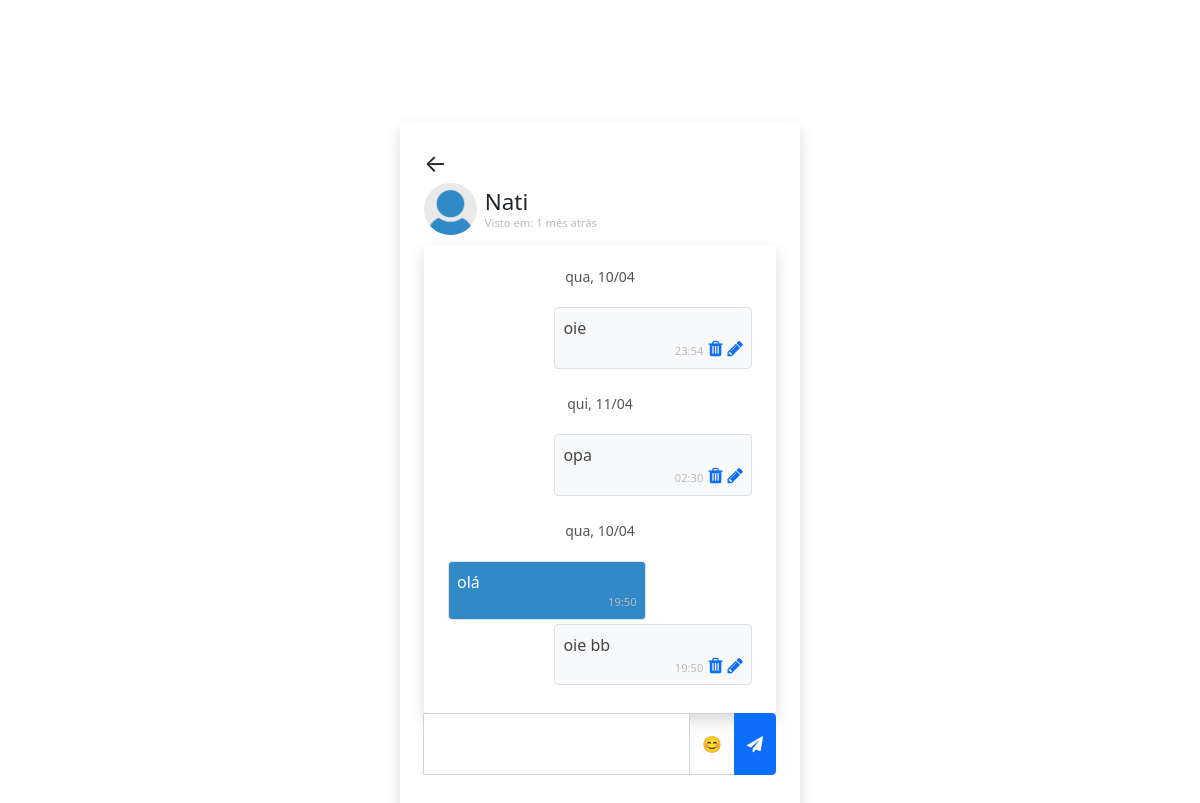
/chat.php?user=nati@gmail.com (signed in), run on the app's committed database.
### tables this page shows
CREATE TABLE `users` (
  `user_id` int(11) NOT NULL,
  `name` varchar(255) NOT NULL,
  `username` varchar(255) NOT NULL,
  `password` varchar(1000) NOT NULL,
  `p_p` varchar(255) DEFAULT 'user-default.png',
  `visto` timestamp NOT NULL DEFAULT current_timestamp(),
  `hobbies` text DEFAULT NULL,
  `profession` varchar(255) DEFAULT NULL,
  `age` int(11) DEFAULT NULL,
  `biography` text DEFAULT NULL
);

CREATE TABLE `chats` (
  `chat_id` int(11) NOT NULL,
  `from_id` int(11) NOT NULL,
  `to_id` int(11) NOT NULL,
  `message` text NOT NULL,
  `is_group_message` tinyint(1) NOT NULL DEFAULT 0,
  `opened` tinyint(1) NOT NULL DEFAULT 0,
  `created_at` datetime NOT NULL DEFAULT current_timestamp()
);

### app/helpers/user.php (called while the page is built)
<?php
function getUser($username, $conn){
   $sql = "SELECT * FROM users
           WHERE username=?";
   $stmt = $conn->prepare($sql);
   $stmt->execute([$username]);
   if ($stmt->rowCount() === 1) {
   	 $user = $stmt->fetch();
   	 return $user;
   }else {
   	$user = [];
   	return $user;
   }
}

### app/helpers/timeAgo.php (called while the page is built, shortened)
<?php
function last_seen($datetime) {
    $timestamp = strtotime($datetime);
    $strTime = array("segundo", "minuto", "hora", "dia", "mês", "ano");
    $length = array("60","60","24","30","12","10");
    $currentTime = time();
    if ($currentTime >= $timestamp) {
        $diff = $currentTime - $timestamp;
        for ($i = 0; $diff >= $length[$i] && $i < count($length)-1; $i++) {
            $diff = $diff / $length[$i];
        }
        $diff = round($diff);
        if ($diff == 0) {
            return 'Ativo Agora';
        } else if ($diff > 1) {
            return $diff . " " . $strTime[$i] . "s atrás";
        } else {
            return $diff . " " . $strTime[$i] . " atrás";
        }
    }
}
?>

### app/helpers/chat.php (called while the page is built)
<?php
function getChats($id_1, $id_2, $conn){
   $sql = "SELECT * FROM chats
           WHERE (from_id=? AND to_id=?)
           OR    (to_id=? AND from_id=?)
           ORDER BY chat_id ASC";
    $stmt = $conn->prepare($sql);
    $stmt->execute([$id_1, $id_2, $id_1, $id_2]);
    if ($stmt->rowCount() > 0) {
    	$chats = $stmt->fetchAll();
    	return $chats;
    }else {
    	$chats = [];
    	return $chats;
    }
}

### chat.php (the view, shortened to what this page needs)
<?php
  if (isset($_SESSION['username'])) {
  	include 'app/db.conn.php';
  	include 'app/helpers/user.php';
  	include 'app/helpers/chat.php';
  	include 'app/helpers/timeAgo.php';
  	$chatWith = getUser($_GET['user'], $conn);
  	$chats = getChats($_SESSION['user_id'], $chatWith['user_id'], $conn);
      function isPrimeiraMensagemDoDia($dataAtual, $ultimaData) {
        return $ultimaData === null || $dataAtual->format('Y-m-d') !== $ultimaData->format('Y-m-d');
    }
    function formatarData($data) {
        $diasDaSemana = [
            'Sun' => 'dom',
            'Mon' => 'seg',
            'Tue' => 'ter',
            'Wed' => 'qua',
            'Thu' => 'qui',
            'Fri' => 'sex',
            'Sat' => 'sab'
        ];
        $diaSemanaIngles = strftime('%a', $data->getTimestamp());
        $diaSemanaPortugues = $diasDaSemana[$diaSemanaIngles] ?? $diaSemanaIngles;
        return $diaSemanaPortugues . strftime(', %d/%m', $data->getTimestamp());
    }
?>
<!DOCTYPE html>
<html lang="pt-br">
<head>
	<link href="https://cdn.jsdelivr.net/npm/bootstrap@5.0.1/dist/css/bootstrap.min.css" rel="stylesheet">
	<link rel="stylesheet"
	      href="css/style.css">
    <link rel="stylesheet" href="https://cdnjs.cloudflare.com/ajax/libs/font-awesome/5.15.1/css/all.min.css">
	<link rel="stylesheet" href="https://cdnjs.cloudflare.com/ajax/libs/font-awesome/4.7.0/css/font-awesome.min.css">
</head>
<body class="d-flex justify-content-center align-items-center vh-100">
    <div class="w-400 shadow p-4 rounded">
        <a href="home.php" class="fs-4 link-dark">←</a>
        <div class="d-flex align-items-center">
    <img src="uploads/perfis/<?=$chatWith['p_p']?>" class="w-15 rounded-circle">
    <h3 class="display-4 fs-sm m-2">
    <?=$chatWith['name']?>
    <br>
        <small class="d-block">
            <?php
            $lastSeenText = last_seen($chatWith['visto']);
            if ($lastSeenText == 'Ativo Agora') {
                echo '<span class="online"></span> Online';
            } else {
                echo 'Visto em: ' . $lastSeenText;
            }
            ?>
        </small>
    </h3>
</div>
        <div class="shadow p-4 rounded d-flex flex-column mt-2 chat-box" id="chatBox">
    <?php
    $ultimaData = null;
    foreach ($chats as $chat) {
        $dataAtual = new DateTime($chat['created_at']);
        $horaMensagem = $dataAtual->format('H:i');
        if (isPrimeiraMensagemDoDia($dataAtual, $ultimaData)) {
            $dataFormatada = formatarData($dataAtual);
            echo '<div class="data-mensagem">' . $dataFormatada . '</div>';
            $ultimaData = $dataAtual;
        }
        echo '<p class="' . ($chat['from_id'] == $_SESSION['user_id'] ? 'rtext align-self-end' : 'ltext') . ' border rounded p-2 mb-1">';
        echo htmlspecialchars($chat['message'], ENT_QUOTES, 'UTF-8');
        if ($chat['from_id'] == $_SESSION['user_id']) {
            echo '<small class="d-block">' . $horaMensagem;
            echo '<span class="azuli message-actions">';
            echo '<i class="fa fa-trash icon" onclick="deleteMessage(' . $chat['chat_id'] . ')" title="Excluir mensagem"></i>';
            echo '<i class="fa fa-pencil icon" onclick="editMessage(' . $chat['chat_id'] . ', \'' . addslashes($chat['message']) . '\')" title="Editar mensagem"></i>';
            echo '</span></small>';
        } else {
            echo '<small class="d-block">' . $horaMensagem . '</small>';
        }
        echo '</p>';
    }
    ?>
</div>
<div class="input-group mb-3">
    <textarea cols="3" id="message" class="form-control"></textarea>
    <button onclick="toggleEmojiMenu()" class="btn btn-outline-secondary">
        😊
    </button>
    <button class="btn btn-primary" id="sendBtn">
        <i class="fa fa-paper-plane"></i>
    </button>
</div>
    </div>
 </body>
 </html>
<?php
  }else{
  	header("Location: index.php");
   	exit;
  }
 ?>

### css/style.css (style rules this page uses)
.vh-100 { min-height: 100vh; }
.w-400 { width: 400px; }
a { text-decoration: none; }
.w-15 { width: 15%; }
.fs-sm { font-size: 1.4rem; }
small { color: #bbb; font-size: 0.7rem; text-align: right; }
.chat-box { overflow-y: auto; overflow-x: hidden; max-height: 50vh; }
.rtext { width: 65%; background: #f8f9fa; color: #444; }
.ltext { width: 65%; background: #3289c8; color: #fff; }
textarea { resize: none; }
.input-group .form-control { border-right: none; }
.btn-primary { border-top-left-radius: 0; border-bottom-left-radius: 0; }
.form-control::placeholder { color: #aaa; }
.input-group .form-control { border-top-right-radius: 0; border-bottom-right-radius: 0; }
.btn-outline-secondary { border-color: #ced4da; border-top-left-radius: 0.25rem; border-bottom-left-radius: 0.25rem; }
.btn-outline-secondary { color: #495057; background-color: transparent; border-color: #ced4da; }
.input-group { position: relative; }

### chat.php (style rules this page uses)
.icon { cursor: pointer; }
.azuli { color: #0d6efd; }
.message-actions i { margin-left: 5px; font-size: 18px; }
.data-mensagem { text-align: center; margin: 20px 0; color: #555; font-size: 14px; }

### data on the page
users: p_p (picture), name "Nati", visto "1 mês atrás"
chats: dataFormatada "qua, 10/04", message "oie", created_at "23:54"
chats: dataFormatada "qui, 11/04", message "opa", created_at "02:30"
chats: dataFormatada "qua, 10/04", message "olá", created_at "19:50"
chats: message "oie bb", created_at "19:50"
